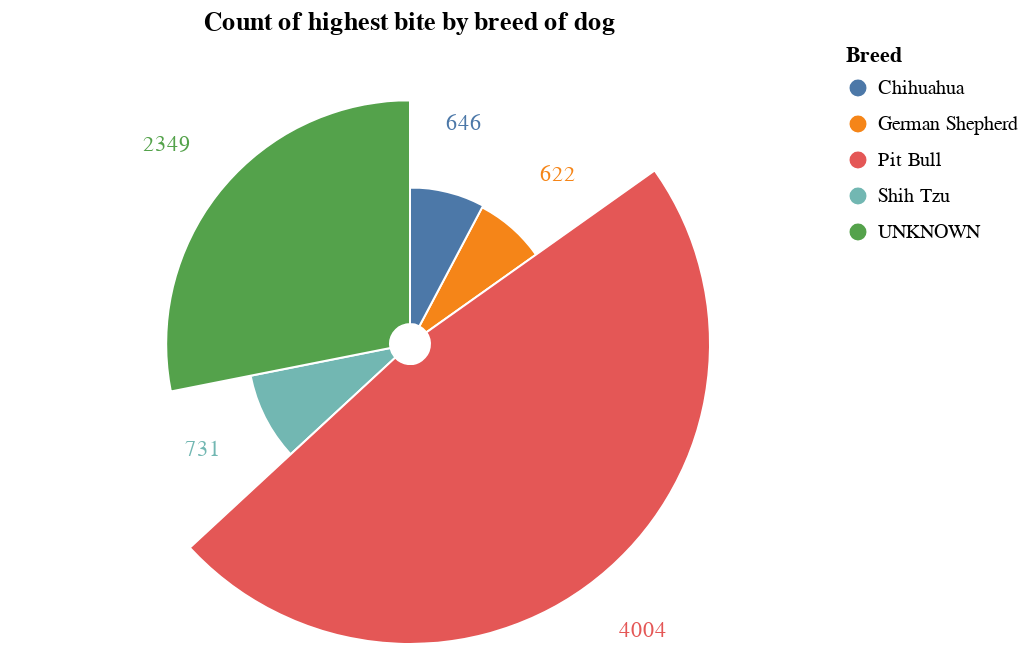

Notebook cell for this chart:
### Code cell
# Plotting data with a radial pie chart using altair
base = alt.Chart(breed_five1).encode(
    theta=alt.Theta("UniqueID:Q", stack=True),
    radius=alt.Radius("UniqueID:Q", scale=alt.Scale(type="sqrt", zero=True, rangeMin=30)),
    color="Breed:N",
).properties(
    title={"text":["Count of highest bite by breed of dog"]
           }
)

c1 = base.mark_arc(innerRadius=10, stroke="#fff")

c2 = base.mark_text(radiusOffset=35).encode(text="UniqueID:N")


c1 + c2

### Figure 1 — Vega-Lite specification as saved in the notebook (floating-point values rounded to 4 significant figures)
{"config": {"view": {"continuousWidth": 400, "continuousHeight": 300}}, "layer": [{"mark": {"type": "arc", "innerRadius": 10, "stroke": "#fff"}, "encoding": {"color": {"field": "Breed", "type": "nominal"}, "radius": {"field": "UniqueID", "scale": {"rangeMin": 30, "type": "sqrt", "zero": true}, "type": "quantitative"}, "theta": {"field": "UniqueID", "stack": true, "type": "quantitative"}}, "title": {"text": ["Count of highest bite by breed of dog"]}}, {"mark": {"type": "text", "radiusOffset": 35}, "encoding": {"color": {"field": "Breed", "type": "nominal"}, "radius": {"field": "UniqueID", "scale": {"rangeMin": 30, "type": "sqrt", "zero": true}, "type": "quantitative"}, "text": {"field": "UniqueID", "type": "nominal"}, "theta": {"field": "UniqueID", "stack": true, "type": "quantitative"}}, "title": {"text": ["Count of highest bite by breed of dog"]}}], "data": {"name": "data-94d51da599296f683b4f6a39dadb978a"}, "$schema": "https://vega.github.io/schema/vega-lite/v4.17.0.json", "datasets": {"data-94d51da599296f683b4f6a39dadb978a": [{"Breed": "German Shepherd", "UniqueID": 622}, {"Breed": "Chihuahua", "UniqueID": 646}, {"Breed": "Shih Tzu", "UniqueID": 731}, {"Breed": "UNKNOWN", "UniqueID": 2349}, {"Breed": "Pit Bull", "UniqueID": 4004}]}}
